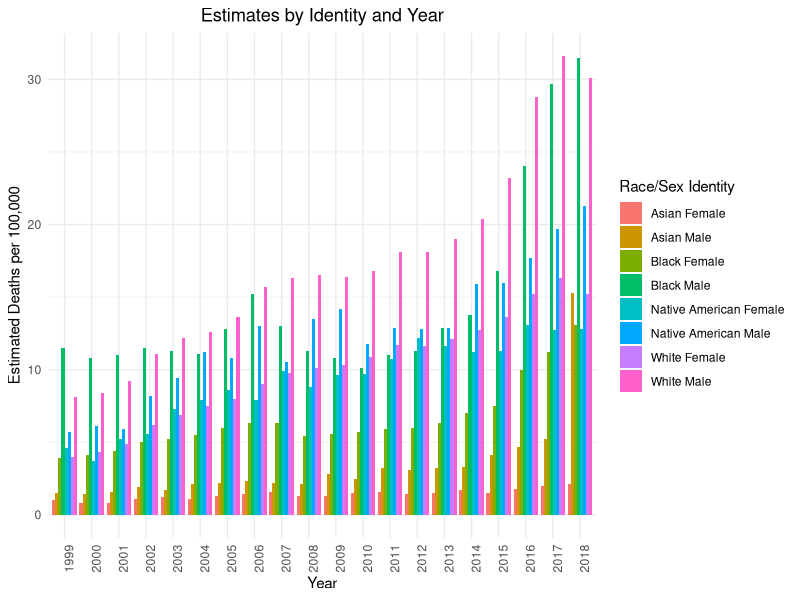
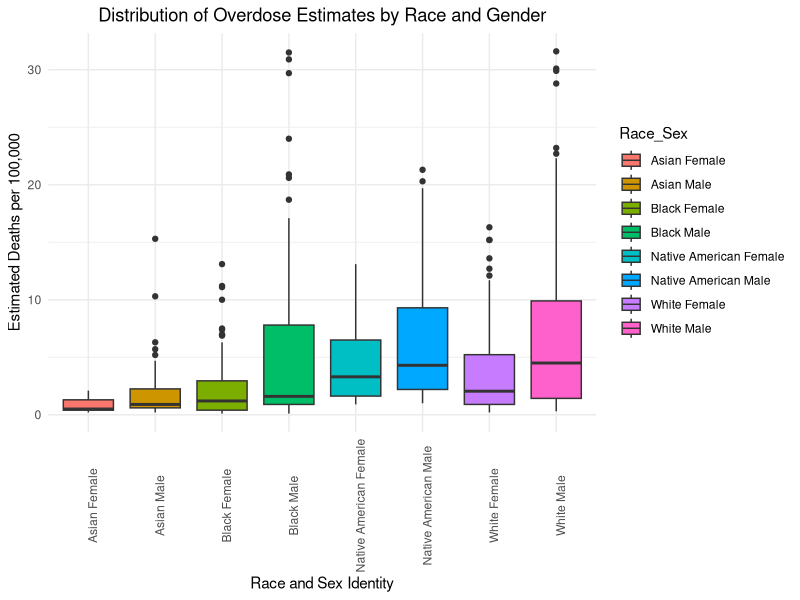
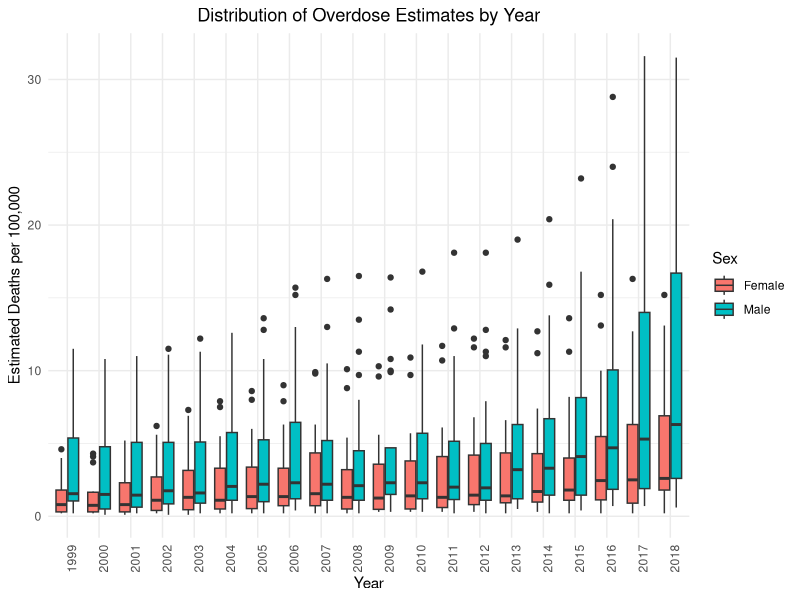
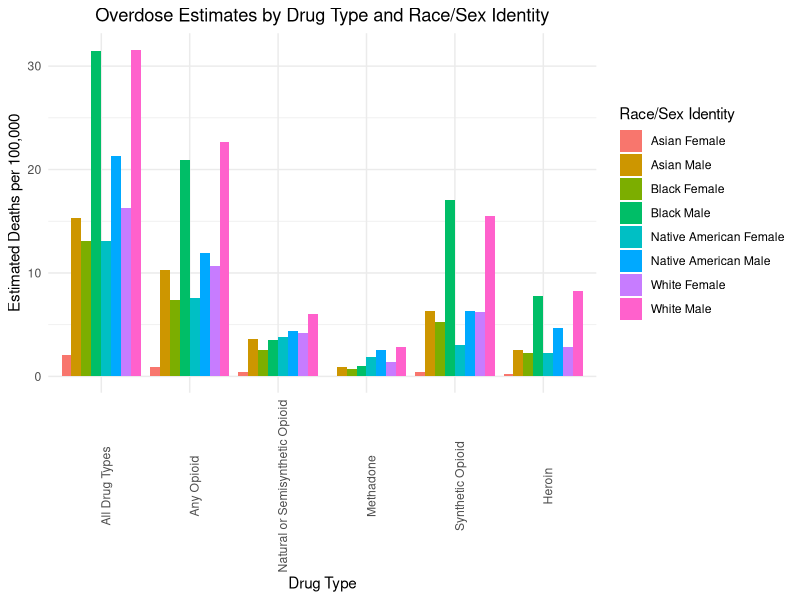

Write the R code that produced these figures, in order.
## ---- chunk 1
install.packages("tidyverse",repos = "http://cran.us.r-project.org")
library(tidyverse)
install.packages("ggplot2", repos = "http://cran.us.r-project.org")
library(ggplot2)
drug <- read_csv("drug_data.csv", show_col_types = F)
## ---- chunk 2

##Our first step is to identify how each drug overdose type is categorized so that we can properly relabel it.  
table(drug$PANEL_NUM, drug$PANEL)

## This tells us that 0 represents all drug overdose deaths regardless of drug type, 1 represents drug overdose deaths from any opioid, 2 represents any drug overdose death from synthetic opioids, 3 represents drug overdose deaths from methadone, 4 represents drug overdose deaths from sythentic opioids besides methadone, and 5 represents drug overdose deaths from heroin, allowing us to filter accordingly to impact if the death rate estimates vary by racial/gender groups based on the type of drug causing the overdose. 

drug_type <- drug %>% 
  rename(Responsible_Drug = "PANEL_NUM") %>% 
  mutate(
     Responsible_Drug = case_when(
      Responsible_Drug == 0 ~ "All Drug Types",
      Responsible_Drug == 1 ~ "Any Opioid",
      Responsible_Drug == 2 ~ "Natural or Semisynthetic Opioid",
      Responsible_Drug == 3 ~ "Methadone",
      Responsible_Drug == 4 ~ "Synthetic Opioid",
      Responsible_Drug == 5 ~ "Heroin",
      TRUE ~ "Unknown" 
     ))

##We complete the factor function here to maintain the order of the drug levels in future visualizations. 

drug_type$Responsible_Drug <- factor(drug_type$Responsible_Drug, levels =c("All Drug Types", "Any Opioid", "Natural or Semisynthetic Opioid", "Methadone", "Synthetic Opioid", "Heroin"))

##We then produced tables to clarify the required demographic data. Specifically, we are looking for what number is populated by observations. This information allows us to then subset the data from the larger data set that are organized by race and sex. 

##This table tells us which single digit number represents the racial/sex level of the STUB_NAME variable. 
table(drug$STUB_NAME_NUM, drug$STUB_NAME)

## 4 is the number that corresponds to Race and Gender, so we filtered on this to see which decimal number corresponds to each racial/gender group. 
drug_exam <- drug_type %>% 
  filter(STUB_NAME_NUM == 4)


##With a similar principle to the previous table, we produced this one to see which specific number corresponds to a specific racial/sex pairing, like Black male, for example. We measure this correspondence by whether or not a number has observations under a specific label. If this number has observations, this indicates that it represents the given racial/sex pairing. 
table(drug_exam$STUB_LABEL_NUM, drug_exam$STUB_LABEL)

##From this table we can see that 4.1 is White Males, 4.2 is Black Males, 4.3 is Native American Males, 4.4 is Asian Males, 4.5 is White Females, 4.6 is Black Females, 4.7 is Native American Females, and 4.8 is Asian Female. We then create a new variable that explicitly states these race/sex pairings and produce a subset that focuses on this new variable. 

drug_intersection <- drug_type %>% 
  filter(STUB_NAME_NUM == 4) %>%
  rename(Race_Sex = "STUB_LABEL_NUM") %>% 
  mutate(
     Race_Sex = case_when(
      Race_Sex == 4.1 ~ "White Male",
      Race_Sex == 4.2 ~ "Black Male",
      Race_Sex == 4.3 ~ "Native American Male",
      Race_Sex == 4.4 ~ "Asian Male",
      Race_Sex == 4.5 ~ "White Female",
      Race_Sex == 4.6 ~ "Black Female",
      Race_Sex == 4.7 ~ "Native American Female",
      Race_Sex == 4.8 ~ "Asian Female",
      TRUE ~ "Unknown" 
     ))

##This subset will be helpful in producing more descriptive visualizations and calculating aggregated central tendencies for the data. 

##We make another subset that disaggregates race and sex so that we can perform a 2-way ANOVA to see if these two variables are statistically significant predictors for drug mortality. 
drug_RS <- drug_type %>% 
  filter(STUB_NAME_NUM == 4) %>%
  rename(Race_Sex = "STUB_LABEL_NUM") %>% 
  mutate(
     Race_Sex = case_when(
      Race_Sex == 4.1 ~ "White Male",
      Race_Sex == 4.2 ~ "Black Male",
      Race_Sex == 4.3 ~ "Native American Male",
      Race_Sex == 4.4 ~ "Asian Male",
      Race_Sex == 4.5 ~ "White Female",
      Race_Sex == 4.6 ~ "Black Female",
      Race_Sex == 4.7 ~ "Native American Female",
      Race_Sex == 4.8 ~ "Asian Female",
      TRUE ~ "Unknown" 
    )) %>% 
   mutate(
    Race = case_when(
      grepl("Black", Race_Sex) ~ "Black",
      grepl("White", Race_Sex) ~ "White",
      grepl("Native American", Race_Sex) ~ "Native American",
      grepl("Asian", Race_Sex) ~ "Asian",
      TRUE ~ "Unknown"
    )) %>% 
  mutate(
    Sex = case_when(
      grepl("Female", Race_Sex) ~ "Female",
      grepl("Male", Race_Sex) ~ "Male",
      TRUE ~ "Unknown"))
  




  
## ---- chunk 3
overall_plot <- ggplot(drug_intersection, aes(x = factor(YEAR), y = ESTIMATE, fill = Race_Sex)) +
  geom_bar(stat = "identity", position = "dodge", na.rm = TRUE) +
  labs(title = "Estimates by Identity and Year",
       x = "Year",
       y = "Estimated Deaths per 100,000") +
  theme_minimal() + theme(axis.text.x = element_text(angle = 90)) + labs(fill = "Race/Sex Identity") +  theme(plot.title = element_text(hjust = 0.5))

print(overall_plot)
## ---- chunk 4

## To visualize our data, we first looked at the distribution of Race_Sex by the estimate, to see which race and gender had the highest rate of drug overdose.
box_RS <- ggplot(drug_intersection, aes(x = Race_Sex, y = ESTIMATE, fill = Race_Sex)) +
  geom_boxplot(na.rm = TRUE) +
  labs(title = "Distribution of Overdose Estimates by Race and Gender", 
       x = "Race and Sex Identity", 
       y = "Estimated Deaths per 100,000") +
  theme_minimal() + theme(axis.text.x = element_text(angle = 90)) + theme(plot.title = element_text(hjust = 0.5))
 
box_RS

## The median lines of each box plot imply that among all drug types and across the 20 year period of the data, Native American Males and White Males have the highest rates of death from overdose. It appears that White Males and Black Males have the high variation as it relates to drug overdoses. We can verify these findings in the next section where we analyze the central tendencies of the data. 


## The next variable we looked at is the YEAR to showcase the distribution of how the number of overdose has changed over time. Instead of focusing on both the race and sex, we found it would be beneficial to just focus sex as the graph might be oversaturated.
year_S <- ggplot(drug_RS, aes(x = factor(YEAR), y = ESTIMATE, fill = Sex)) +
  geom_boxplot(na.rm = TRUE) +
  labs(title = "Distribution of Overdose Estimates by Year", 
       x = "Year", 
       y = "Estimated Deaths per 100,000") +
  theme_minimal() + theme(axis.text.x = element_text(angle = 90)) + theme(plot.title = element_text(hjust = 0.5))

year_S

## The graph shows that a common trend for both female and male is that as the years increased the number of drug overdose increased. While it was a subtle increase for females, the males saw a huge rise in drug overdose deaths. The differences in the rate of increase are visible from the continued distance in the median bar between females and males as time goes on. Again, we can verify this with additional central tendency measures. 


## Finally, we wanted to see the distribution of the different drug type overdose among the different race and genders to see which type is more prevalent.
type_RS <- ggplot(drug_intersection, aes(x = factor(Responsible_Drug), y = ESTIMATE, fill = Race_Sex)) +
  geom_bar(stat = "identity", position = "dodge",na.rm = TRUE) +
  labs(title = "Overdose Estimates by Drug Type and Race/Sex Identity", 
       x = "Drug Type", 
       y = "Estimated Deaths per 100,000") +
  theme_minimal() + theme(axis.text.x = element_text(angle = 90)) + labs(fill = "Race/Sex Identity") + theme(plot.title = element_text(hjust = 0.5))

type_RS

## As we already established drug type 0 = all drug overdose deaths regardless of drug type, 1 =  drug overdose deaths from any opioid, 2 = any drug overdose death from natural and semisynthetic opioids, 3 = drug overdose deaths from methadone, 4 = drug overdose deaths from synthetic opioids besides methadone, and 5 = drug overdose deaths from heroin. Knowing this information we have chosen to exclude 0 and 1 and conclude that the main cause of drug overdose based on the graph is from synthetic opioids besides methadone.


## ---- chunk 5
## To understand the information from the data, we have to understand the outcome variable which showcase the estimate for drug overdose death, these aggregrate measures are for all race/sex pairings across time, and provided a "standard" of sorts when comparing mean, median, or standard deviation for a specific year, race, and/or sex group. 
mean_estimate <- mean(drug_intersection$ESTIMATE, na.rm = TRUE) #4.2
median_estimate <- median(drug_intersection$ESTIMATE, na.rm = TRUE) #2
std_estimate <- sd(drug_intersection$ESTIMATE, na.rm = TRUE) #5.19




## To gain a better understanding of the outcome, we chose to focus on the mean of the different races and gender to see the mean of drug overdose death rate amongst the different groups as well as the standard deviation 
meanrace <- drug_RS %>%
  group_by(Race, Sex) %>%
  summarize(mean_estimate = mean(ESTIMATE, na.rm = TRUE), .groups = 'drop')

meanrace

stdrace<- drug_RS %>%
  group_by(Race, Sex) %>%
  summarize(std_dev_estimate = sd(ESTIMATE, na.rm = TRUE), .groups = 'drop')

stdrace

##Racial Group Mean and Standard Deviation by Year

mean_year_race <- drug_RS %>% 
  group_by(YEAR, Race) %>% 
   summarize(mean_estimate = mean(ESTIMATE, na.rm = TRUE), .groups = 'drop')

mean_year_race

std_year_race <- drug_RS %>% 
  group_by(YEAR, Race) %>% 
    summarize(std_dev_estimate = sd(ESTIMATE, na.rm = TRUE), .groups = 'drop')

std_year_race

#Sex Group Mean and Standard Deviation by Year

mean_year_sex <- drug_RS %>% 
  group_by(YEAR, Sex) %>% 
   summarize(mean_estimate = mean(ESTIMATE, na.rm = TRUE), .groups = 'drop')

mean_year_sex

std_year_sex <- drug_RS %>% 
  group_by(YEAR, Sex) %>% 
     summarize(std_dev_estimate = sd(ESTIMATE, na.rm = TRUE), .groups = 'drop')

std_year_sex

##Drug Type Mean and Standard Deviation by Year - Excluding "All Drug Types" and "Any Opioid"
mean_year_type <- drug_RS %>% 
  group_by(YEAR, Responsible_Drug) %>% 
  filter(!Responsible_Drug %in% c("All Drug Types", "Any Opioid")) %>% 
  summarize(mean_estimate = mean(ESTIMATE, na.rm = TRUE), .groups = 'drop')

mean_year_type

std_year_type <- drug_RS %>% 
  group_by(YEAR, Sex) %>% 
  filter(!Responsible_Drug %in% c("All Drug Types", "Any Opioid")) %>% 
  summarize(std_dev_estimate = sd(ESTIMATE, na.rm = TRUE), .groups = 'drop')

std_year_type


## These descriptive statistics provide a better gauge of our outcome variable, by looking at our mean values, we see that on overage the group with the highest rate of drug overdose are white males. Based on our standard variables, we also a lot of variability from the white male category depicting the spread of our data. This indicates that the white male category can vary depending on many different variables, year, drug type etc.
## ---- chunk 6

## A Two Way ANOVA with Race and Sex as the categorical variables of analysis
RS_Model <- aov(ESTIMATE ~ Race + Sex,
  data = drug_RS
)

summary(RS_Model)

## A Two Way ANOVA with Race and Sex as the categorical variables of analysis, with an additional consideration for an interaction effect between these two variables
RS_IntModel <- aov(ESTIMATE ~ Race + Sex + Race:Sex,
  data = drug_RS
)

summary(RS_IntModel)

## A Three Way Anova with Race, Sex, and Responsible Drug as the categorical variable of analysis 
Type_Model<- aov(ESTIMATE ~ Race + Sex + Responsible_Drug,
  data = drug_RS)
summary(Type_Model)



## ---- chunk 7

## ---- chunk 8

## ---- chunk 9

## ---- chunk 10


## ---- chunk 11

## ---- chunk 12

## ---- chunk 13
